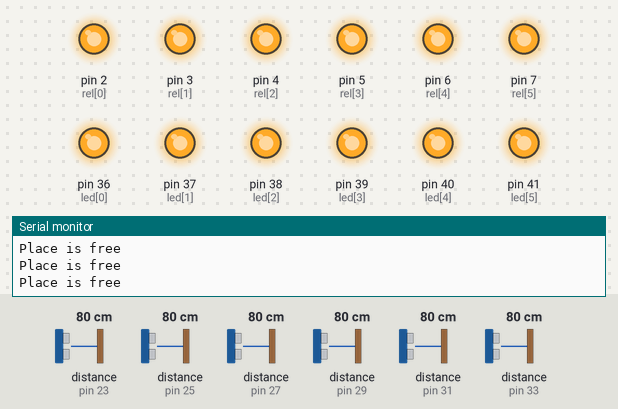
The sketch below on a simulated Arduino Mega 2560, built with avr-gcc and run on an emulated ATmega2560. Shown: output pins drawn as LEDs (lit = HIGH), the last lines printed to the serial monitor. The test bench sets the inputs (shaded band); at power-on: distance to the obstacle (sensors on pin 23, pin 25, pin 27, pin 29, pin 31, pin 33) 80 cm. The echo pulse lasts 58.3 µs per cm.

Above: at 0.1 s.
At 1.9 s:
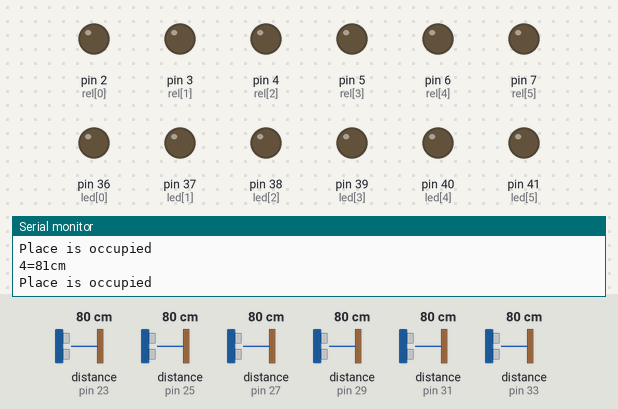
Timing chart, 0 to 3.4 s (numbered marks = the images above):
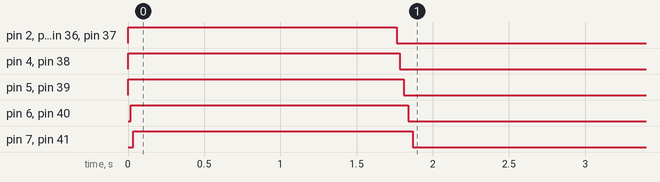

The sketch:

Svitlofor.ino
```cpp
// ---------------------------------------------------------------------------
#include <NewPing.h>

#define SONAR_NUM     6 // Number or sensors.
#define MAX_DISTANCE 600 // Maximum distance (in cm) to ping.
#define PING_INTERVAL 277// Milliseconds between sensor pings (29ms is about the min to avoid cross-sensor echo).

unsigned long pingTimer[SONAR_NUM]; // Holds the times when the next ping should happen for each sensor.
unsigned int cm[SONAR_NUM];         // Where the ping distances are stored.
uint8_t currentSensor = 0;          // Keeps track of which sensor is active.
int count = 0;                      // Count of cars

NewPing sonar[SONAR_NUM] = {     // Sensor object array.
  NewPing(22, 23, MAX_DISTANCE), // Each sensor's trigger pin, echo pin, and max distance to ping.
  NewPing(24, 25, MAX_DISTANCE),
  NewPing(26, 27, MAX_DISTANCE),
  NewPing(28, 29, MAX_DISTANCE),
  NewPing(30, 31, MAX_DISTANCE),
  NewPing(32, 33, MAX_DISTANCE)

};

int led[SONAR_NUM] = {36,37,38,39,40,41};
int rel[SONAR_NUM] = {2,3,4,5,6,7};

int n =0;
bool car[SONAR_NUM];
void detect(int i)
{ car[i]=true;
  count=count+1;
  Serial.println("Place is occupied");
  digitalWrite(led[i],LOW);
  digitalWrite(rel[i],LOW);

}

void free(int i)
{ car[i]=false;
  Serial.println("Place is free");
  digitalWrite(led[i],HIGH);
  digitalWrite(rel[i],HIGH);
}
void setup() {
  Serial.begin(9600);
  Serial.println("START");
  pingTimer[0] = millis() + 100;           // First ping starts at 75ms, gives time for the Arduino to chill before starting.
  for (uint8_t i = 1; i < SONAR_NUM; i++) // Set the starting time for each sensor.
    pingTimer[i] = pingTimer[i - 1] + PING_INTERVAL;

    for (n=0; n<SONAR_NUM; n++)
    {
      pinMode(led[n], OUTPUT);
      pinMode(rel[n], OUTPUT);
      free(n);
    }

}

void loop() {
  for (uint8_t i = 0; i < SONAR_NUM; i++) { // Loop through all the sensors.
    if (millis() >= pingTimer[i]) {         // Is it this sensor's time to ping?
      pingTimer[i] += PING_INTERVAL * SONAR_NUM;  // Set next time this sensor will be pinged.
      if (i == 0 && currentSensor == SONAR_NUM - 1) oneSensorCycle(); // Sensor ping cycle complete, do something with the results.
      sonar[currentSensor].timer_stop();          // Make sure previous timer is canceled before starting a new ping (insurance).
      currentSensor = i;                          // Sensor being accessed.
      cm[currentSensor] = 0;                      // Make distance zero in case there's no ping echo for this sensor.
      sonar[currentSensor].ping_timer(echoCheck); // Do the ping (processing continues, interrupt will call echoCheck to look for echo).
    }
  }
  // The rest of your code would go here.
}

void echoCheck() { // If ping received, set the sensor distance to array.
  if (sonar[currentSensor].check_timer())
    cm[currentSensor] = sonar[currentSensor].ping_result / US_ROUNDTRIP_CM;
}

void oneSensorCycle() { // Sensor ping cycle complete, do something with the results.
  for (uint8_t i = 0; i < SONAR_NUM; i++) {


    Serial.print(i);
    Serial.print("=");
    Serial.print(cm[i]);
    Serial.println("cm ");

    if (i == 0 || i == 5)
    {
    if (cm[i] > 33)
    {
     if (car[i] == false)
     { if (cm[i]<=377) detect(i); }
     else
     { if (cm[i]>377) free(i);}
     }
     else if (cm[i] == 0) free(i);
    }
    else
    {
      if (cm[i] > 33)
    {
     if (car[i] == false)
     { if (cm[i]<=333) detect(i); }
     else
     { if (cm[i]>333) free(i);}
     }
    }
  }
  Serial.println();
}
```

Measured:
- by itself, pin 7 (rel[5]), pin 41 (led[5]): HIGH → LOW at 1.9 s
- by itself, pin 2 (rel[0]), pin 3 (rel[1]), pin 4 (rel[2]), pin 5 (rel[3]), pin 6 (rel[4]), pin 36 (led[0]), pin 37 (led[1]), pin 38 (led[2]), pin 39 (led[3]), pin 40 (led[4]): HIGH → LOW at 1.8 s
